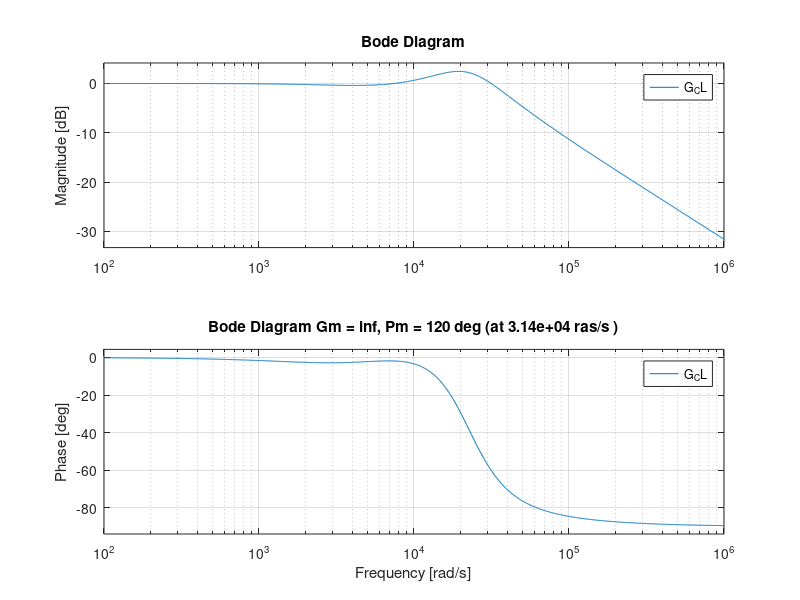

Source code (MATLAB):
% Clear workspace and command window (optional good practice)
clear; clc;

% Define 's' as a Laplace variable in the Control System Toolbox:
s = tf('s');

% --- 1) Specify your PI gains:
Kp_i = 0.017517507046631820515065278573513;
Ki_i = 274.94156643134033925127925829284;

% --- 2) Define the PI controller: C(s) = (Kp_i*s + Ki_i)/s
C = (Kp_i*s + Ki_i) / s;

% --- 3) Define the identified plant G_id(s):
%         G_id(s) = (4.81074e-3 * s + 21.15667)
%                  / (3.2e-9 * s^2 + 7.46744e-6 * s + 0.180744)
numGid = [4.81074e-3, 21.15667];
denGid = [3.2e-9, 7.46744e-6, 0.180744];
G_id   = tf(numGid, denGid);

% --- 4) Form the unity-feedback closed-loop transfer function:
%         G_CL(s) = (C(s)*G_id(s)) / (1 + C(s)*G_id(s))
G_CL = feedback(C*G_id, 1);

% --- 5) Plot the Bode plot of the closed-loop system:
figure;
bode(G_CL);
grid on;
title('Bode Diagram Gm = inf, Pm = 120 deg (at 3.14e+04 ras/s )');
